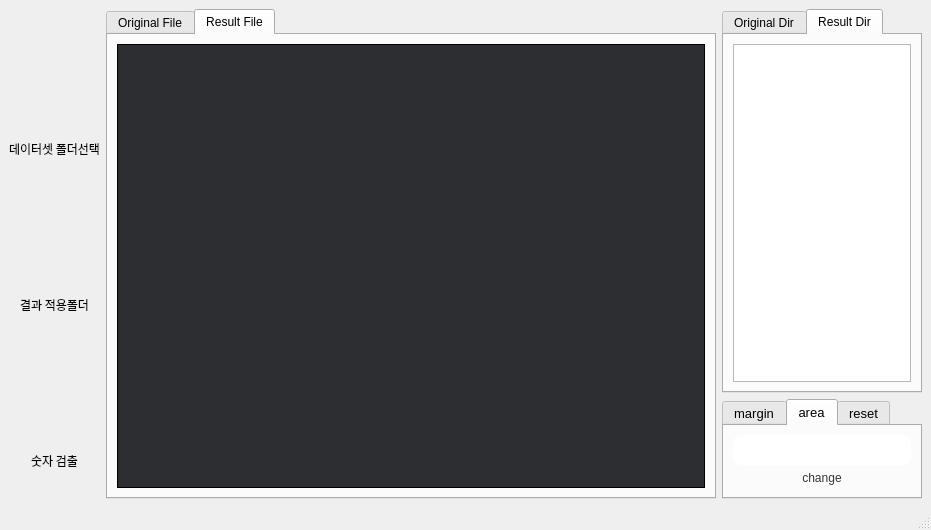
<?xml version="1.0" encoding="UTF-8"?>
<ui version="4.0">
 <class>MainWindow</class>
 <widget class="QMainWindow" name="MainWindow">
  <property name="geometry">
   <rect>
    <x>0</x>
    <y>0</y>
    <width>931</width>
    <height>530</height>
   </rect>
  </property>
  <property name="windowTitle">
   <string>MainWindow</string>
  </property>
  <property name="styleSheet">
   <string notr="true">
QPushButton{
    border-radius: 8px;
	color: rgba(0, 0, 0, 200);
}
QTextEdit{
	color: #fff;
}
</string>
  </property>
  <widget class="QWidget" name="centralwidget">
   <layout class="QGridLayout" name="gridLayout_14">
    <item row="0" column="0" rowspan="2">
     <layout class="QGridLayout" name="gridLayout_2">
      <item row="0" column="0">
       <widget class="QPushButton" name="pushButton_2">
        <property name="minimumSize">
         <size>
          <width>0</width>
          <height>0</height>
         </size>
        </property>
        <property name="maximumSize">
         <size>
          <width>150</width>
          <height>70</height>
         </size>
        </property>
        <property name="styleSheet">
         <string notr="true">QPushButton:hover{
	background-color:rgba(255, 255, 255, 100);
}
QPushButton:pressed{
	border-bottom-color: rgb(0, 0, 0);
	border-right-color: rgb(0, 0, 0);
    background-color:rgb(162, 169, 180);
	border-color: rgb(170, 255, 255)
}

</string>
        </property>
        <property name="text">
         <string/>
        </property>
        <property name="icon">
         <iconset>
          <normaloff>icon모음/folder.ico</normaloff>icon모음/folder.ico</iconset>
        </property>
        <property name="iconSize">
         <size>
          <width>40</width>
          <height>40</height>
         </size>
        </property>
        <property name="checkable">
         <bool>false</bool>
        </property>
       </widget>
      </item>
      <item row="1" column="0">
       <widget class="QLabel" name="label_5">
        <property name="maximumSize">
         <size>
          <width>16777215</width>
          <height>20</height>
         </size>
        </property>
        <property name="font">
         <font>
          <family>휴먼모음T</family>
          <pointsize>9</pointsize>
          <weight>50</weight>
          <italic>false</italic>
          <bold>false</bold>
          <kerning>true</kerning>
         </font>
        </property>
        <property name="text">
         <string>&lt;html&gt;&lt;head/&gt;&lt;body&gt;&lt;p align=&quot;center&quot;&gt;데이터셋 폴더선택&lt;/p&gt;&lt;/body&gt;&lt;/html&gt;</string>
        </property>
       </widget>
      </item>
      <item row="5" column="0">
       <widget class="QLabel" name="label_8">
        <property name="maximumSize">
         <size>
          <width>16777215</width>
          <height>20</height>
         </size>
        </property>
        <property name="font">
         <font>
          <family>휴먼모음T</family>
          <pointsize>9</pointsize>
          <weight>50</weight>
          <italic>false</italic>
          <bold>false</bold>
          <kerning>true</kerning>
         </font>
        </property>
        <property name="text">
         <string>&lt;html&gt;&lt;head/&gt;&lt;body&gt;&lt;p align=&quot;center&quot;&gt;숫자 검출&lt;/p&gt;&lt;/body&gt;&lt;/html&gt;</string>
        </property>
       </widget>
      </item>
      <item row="3" column="0">
       <widget class="QLabel" name="label_7">
        <property name="maximumSize">
         <size>
          <width>16777215</width>
          <height>20</height>
         </size>
        </property>
        <property name="font">
         <font>
          <family>휴먼모음T</family>
          <pointsize>9</pointsize>
          <weight>50</weight>
          <italic>false</italic>
          <bold>false</bold>
          <kerning>true</kerning>
         </font>
        </property>
        <property name="text">
         <string>&lt;html&gt;&lt;head/&gt;&lt;body&gt;&lt;p align=&quot;center&quot;&gt;결과 적용폴더&lt;/p&gt;&lt;/body&gt;&lt;/html&gt;</string>
        </property>
       </widget>
      </item>
      <item row="2" column="0">
       <widget class="QPushButton" name="pushButton_7">
        <property name="minimumSize">
         <size>
          <width>0</width>
          <height>0</height>
         </size>
        </property>
        <property name="maximumSize">
         <size>
          <width>150</width>
          <height>70</height>
         </size>
        </property>
        <property name="styleSheet">
         <string notr="true">QPushButton:hover{
	background-color:rgba(255, 255, 255, 100);
}
QPushButton:pressed{
	border-bottom-color: rgb(0, 0, 0);
	border-right-color: rgb(0, 0, 0);
    background-color:rgb(162, 169, 180);
	border-color: rgb(170, 255, 255)
}
</string>
        </property>
        <property name="text">
         <string/>
        </property>
        <property name="icon">
         <iconset>
          <normaloff>icon모음/folder.ico</normaloff>icon모음/folder.ico</iconset>
        </property>
        <property name="iconSize">
         <size>
          <width>40</width>
          <height>40</height>
         </size>
        </property>
       </widget>
      </item>
      <item row="4" column="0">
       <widget class="QPushButton" name="pushButton_result">
        <property name="minimumSize">
         <size>
          <width>0</width>
          <height>0</height>
         </size>
        </property>
        <property name="maximumSize">
         <size>
          <width>150</width>
          <height>70</height>
         </size>
        </property>
        <property name="styleSheet">
         <string notr="true">QPushButton:hover{
	background-color:rgba(255, 255, 255, 100);
}
QPushButton:pressed{
	border-bottom-color: rgb(0, 0, 0);
	border-right-color: rgb(0, 0, 0);
    background-color:rgb(162, 169, 180);
	border-color: rgb(170, 255, 255)
}
</string>
        </property>
        <property name="text">
         <string/>
        </property>
        <property name="icon">
         <iconset>
          <normaloff>icon모음/done.ico</normaloff>icon모음/done.ico</iconset>
        </property>
        <property name="iconSize">
         <size>
          <width>40</width>
          <height>40</height>
         </size>
        </property>
       </widget>
      </item>
     </layout>
    </item>
    <item row="0" column="1" rowspan="2">
     <layout class="QGridLayout" name="gridLayout">
      <item row="0" column="0">
       <widget class="QTabWidget" name="tabWidget">
        <property name="currentIndex">
         <number>1</number>
        </property>
        <widget class="QWidget" name="original_file">
         <attribute name="title">
          <string>Original File</string>
         </attribute>
         <layout class="QGridLayout" name="gridLayout_5">
          <item row="0" column="0">
           <widget class="QLabel" name="label">
            <property name="layoutDirection">
             <enum>Qt::LeftToRight</enum>
            </property>
            <property name="autoFillBackground">
             <bool>false</bool>
            </property>
            <property name="styleSheet">
             <string notr="true">border-style: solid;
border-width: 1px;
border-color: #rgb(0, 0, 0);
background-color : #2c2e31;</string>
            </property>
            <property name="text">
             <string>&lt;html&gt;&lt;head/&gt;&lt;body&gt;&lt;p align=&quot;center&quot;&gt;&lt;br/&gt;&lt;/p&gt;&lt;/body&gt;&lt;/html&gt;</string>
            </property>
            <property name="scaledContents">
             <bool>false</bool>
            </property>
            <property name="alignment">
             <set>Qt::AlignCenter</set>
            </property>
            <property name="wordWrap">
             <bool>true</bool>
            </property>
           </widget>
          </item>
         </layout>
        </widget>
        <widget class="QWidget" name="result_file">
         <attribute name="title">
          <string>Result File</string>
         </attribute>
         <layout class="QGridLayout" name="gridLayout_4">
          <item row="0" column="0">
           <widget class="QLabel" name="label_2">
            <property name="cursor">
             <cursorShape>PointingHandCursor</cursorShape>
            </property>
            <property name="styleSheet">
             <string notr="true">border-style: solid;
border-width: 1px;
border-color: #rgb(0, 0, 0);
background-color : #2c2e31;</string>
            </property>
            <property name="text">
             <string>&lt;html&gt;&lt;head/&gt;&lt;body&gt;&lt;p align=&quot;center&quot;&gt;&lt;br/&gt;&lt;/p&gt;&lt;/body&gt;&lt;/html&gt;</string>
            </property>
            <property name="alignment">
             <set>Qt::AlignCenter</set>
            </property>
           </widget>
          </item>
         </layout>
        </widget>
       </widget>
      </item>
     </layout>
    </item>
    <item row="0" column="2">
     <widget class="QTabWidget" name="tabWidget_2">
      <property name="maximumSize">
       <size>
        <width>200</width>
        <height>600</height>
       </size>
      </property>
      <property name="currentIndex">
       <number>1</number>
      </property>
      <widget class="QWidget" name="original_dir_2">
       <attribute name="title">
        <string>Original Dir</string>
       </attribute>
       <layout class="QGridLayout" name="gridLayout_9">
        <item row="0" column="0">
         <widget class="QTreeView" name="treeView"/>
        </item>
       </layout>
      </widget>
      <widget class="QWidget" name="result_dir_2">
       <attribute name="title">
        <string>Result Dir</string>
       </attribute>
       <layout class="QGridLayout" name="gridLayout_10">
        <item row="0" column="0">
         <widget class="QTreeView" name="treeView_2"/>
        </item>
       </layout>
      </widget>
     </widget>
    </item>
    <item row="1" column="2">
     <widget class="QTabWidget" name="tabWidget_3">
      <property name="minimumSize">
       <size>
        <width>0</width>
        <height>0</height>
       </size>
      </property>
      <property name="maximumSize">
       <size>
        <width>200</width>
        <height>100</height>
       </size>
      </property>
      <property name="font">
       <font>
        <pointsize>10</pointsize>
       </font>
      </property>
      <property name="styleSheet">
       <string notr="true"/>
      </property>
      <property name="currentIndex">
       <number>1</number>
      </property>
      <widget class="QWidget" name="tab">
       <attribute name="title">
        <string>margin</string>
       </attribute>
       <layout class="QGridLayout" name="gridLayout_6">
        <item row="0" column="0">
         <widget class="QLineEdit" name="lineEdit_margin">
          <property name="minimumSize">
           <size>
            <width>0</width>
            <height>30</height>
           </size>
          </property>
          <property name="styleSheet">
           <string notr="true">color:rgb(0, 0, 0);
border-radius: 8px;
font: 9pt &quot;휴먼모음T&quot;;</string>
          </property>
          <property name="text">
           <string/>
          </property>
          <property name="frame">
           <bool>false</bool>
          </property>
          <property name="alignment">
           <set>Qt::AlignCenter</set>
          </property>
         </widget>
        </item>
        <item row="1" column="0">
         <widget class="QPushButton" name="pushButton_margin">
          <property name="minimumSize">
           <size>
            <width>0</width>
            <height>20</height>
           </size>
          </property>
          <property name="styleSheet">
           <string notr="true">QPushButton:hover{
	background-color:rgb(238, 238, 238);
}
QPushButton:pressed{
	border-bottom-color: rgb(0, 0, 0);
	border-right-color: rgb(0, 0, 0);
    background-color:rgb(162, 169, 180);
	border-color: rgb(170, 255, 255)
}
</string>
          </property>
          <property name="text">
           <string>change</string>
          </property>
          <property name="iconSize">
           <size>
            <width>40</width>
            <height>40</height>
           </size>
          </property>
         </widget>
        </item>
       </layout>
      </widget>
      <widget class="QWidget" name="tab_3">
       <attribute name="title">
        <string>area</string>
       </attribute>
       <layout class="QGridLayout" name="gridLayout_3">
        <item row="0" column="0">
         <widget class="QLineEdit" name="lineEdit_area">
          <property name="minimumSize">
           <size>
            <width>0</width>
            <height>30</height>
           </size>
          </property>
          <property name="styleSheet">
           <string notr="true">color:rgb(0, 0, 0);
border-radius: 8px;
font: 9pt &quot;휴먼모음T&quot;;</string>
          </property>
          <property name="text">
           <string/>
          </property>
          <property name="alignment">
           <set>Qt::AlignCenter</set>
          </property>
         </widget>
        </item>
        <item row="1" column="0">
         <widget class="QPushButton" name="pushButton_area">
          <property name="minimumSize">
           <size>
            <width>0</width>
            <height>20</height>
           </size>
          </property>
          <property name="styleSheet">
           <string notr="true">QPushButton:hover{
	background-color:rgb(238, 238, 238);
}
QPushButton:pressed{
	border-bottom-color: rgb(0, 0, 0);
	border-right-color: rgb(0, 0, 0);
    background-color:rgb(162, 169, 180);
	border-color: rgb(170, 255, 255)
}
QPushButton {
border-color: qlineargradient(spread:pad, x1:0, y1:0, x2:1, y2:0, stop:0 rgba(0, 0, 0, 255), stop:1 rgba(255, 255, 255, 255));
}
</string>
          </property>
          <property name="text">
           <string>change</string>
          </property>
          <property name="iconSize">
           <size>
            <width>40</width>
            <height>40</height>
           </size>
          </property>
         </widget>
        </item>
       </layout>
      </widget>
      <widget class="QWidget" name="tab_2">
       <attribute name="title">
        <string>reset</string>
       </attribute>
       <layout class="QGridLayout" name="gridLayout_8">
        <item row="0" column="0">
         <widget class="QPushButton" name="pushButton_5">
          <property name="minimumSize">
           <size>
            <width>0</width>
            <height>40</height>
           </size>
          </property>
          <property name="font">
           <font>
            <family>휴먼모음T</family>
            <pointsize>11</pointsize>
            <weight>75</weight>
            <bold>true</bold>
           </font>
          </property>
          <property name="styleSheet">
           <string notr="true">QPushButton:hover{
	background-color:rgba(255, 255, 255, 100);
}
QPushButton:pressed{
	border-bottom-color: rgb(0, 0, 0);
	border-right-color: rgb(0, 0, 0);
    background-color:rgb(162, 169, 180);
	border-color: rgb(170, 255, 255)
}
</string>
          </property>
          <property name="text">
           <string/>
          </property>
          <property name="icon">
           <iconset>
            <normaloff>icon모음/reset.png</normaloff>icon모음/reset.png</iconset>
          </property>
          <property name="iconSize">
           <size>
            <width>40</width>
            <height>40</height>
           </size>
          </property>
         </widget>
        </item>
       </layout>
      </widget>
     </widget>
    </item>
   </layout>
  </widget>
  <widget class="QMenuBar" name="menubar">
   <property name="geometry">
    <rect>
     <x>0</x>
     <y>0</y>
     <width>931</width>
     <height>21</height>
    </rect>
   </property>
  </widget>
  <widget class="QStatusBar" name="statusbar"/>
 </widget>
 <resources/>
 <connections/>
</ui>
